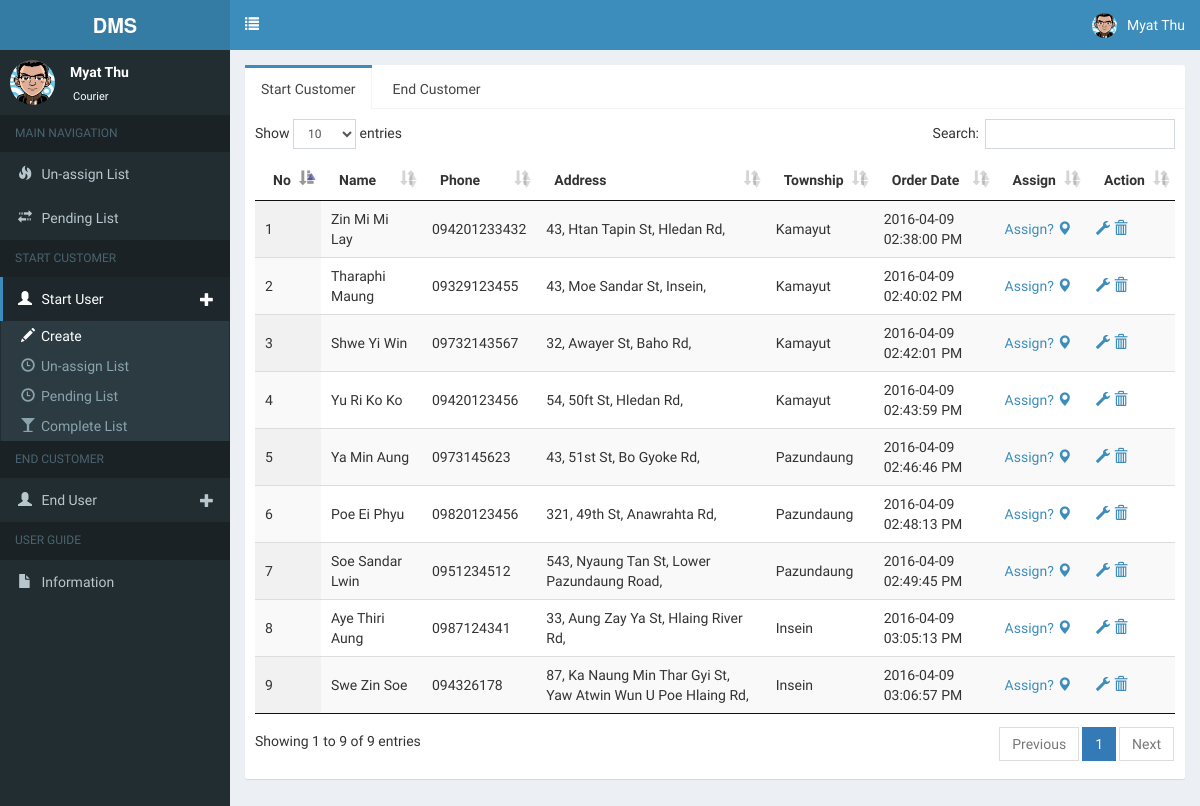
/index.php/customer (signed in), run on the app's committed database.
### tables this page shows
CREATE TABLE `customer` (
  `id` int(11) NOT NULL,
  `name` varchar(50) NOT NULL,
  `township_id` int(11) NOT NULL,
  `home_no` varchar(20) NOT NULL,
  `street` varchar(50) NOT NULL,
  `road` varchar(50) NOT NULL,
  `quarter` varchar(50) NOT NULL,
  `drop_point_id` int(11) NOT NULL,
  `timestamp` varchar(50) NOT NULL,
  `phone` varchar(20) NOT NULL,
  `description` varchar(255) DEFAULT NULL,
  `customer_type` char(1) NOT NULL,
  `deleted` tinyint(1) NOT NULL DEFAULT '0',
  `done_status` tinyint(1) NOT NULL DEFAULT '0'
);

CREATE TABLE `township` (
  `id` int(11) NOT NULL,
  `code` varchar(20) NOT NULL,
  `township` varchar(50) NOT NULL,
  `latitude` varchar(100) NOT NULL,
  `longitude` varchar(100) NOT NULL
);

### application/controllers/Customer.php (called while the page is built, shortened)
<?php
class Customer extends MY_Controller
{
	function __construct()
	{
	    $this->load->model('main_model');
	    $this->load->model('customer_model');
	    $this->load->model('assign_model');
	    $this->load->model('sub_model');
	    $this->load->model('order_model');
	}
	public function index()
	{
		$this->browse('unassign');
	}
	public function browse($status='')
	{
		$header=$this->config->item('header');
		$footer=$this->config->item('footer');
		$this->load->view($header);
		$data['township']=$this->main_model->get_all_township();
		if($status=='start_unassign')
		{
			$data['page_label_1']="Un-Assign List";
			$data['page_label_2']="Start Customer";
			$start='s';
			$data['query']=$this->customer_model->unassign($start);
			$view_on=$this->config->item('start_unassign');
		}
		elseif ($status=='end_unassign')
		{
			$data['page_label_1']="Un-Assign List";
			$data['page_label_2']="End Customer";
			$start='e';
			$data['query']=$this->customer_model->unassign($start);
			$view_on=$this->config->item('end_unassign');
		}
		elseif ($status=='end_pending')
		{
			$data['page_label_1']="Pending List";
			$data['page_label_2']="End Customer";
			$start='e';
			$data['query']=$this->customer_model->pending($start);
			$view_on=$this->config->item('end_pending');
		}
		elseif($status=='unassign')
		{
			$data['page_label_2']="Un-Assign List";
			$start='s';
			$data['start_unassign']=$this->customer_model->unassign($start);
			$end='e';
			$data['end_unassign']=$this->customer_model->unassign($end);
			$view_on=$this->config->item('unassign2');
		}
	    $this->load->view($view_on,$data);
		$this->load->view($footer);
	}
}

### index.php (called while the page is built, shortened)
<?php
require_once BASEPATH.'core/CodeIgniter.php';

### application/models/Customer_model.php (called while the page is built, shortened)
<?php
class Customer_model extends CI_Model {
	function unassign_check()
	{
		$this->db->select('customer_id');
		$this->db->from('assign');
		$query=$this->db->get();
		$all_assign=$query->result_array();
		foreach ($all_assign as $value)
		{
			$user_id_arr[]=$value['customer_id'];
		}
		return isset($user_id_arr)?$user_id_arr:null;
	}
	function unassign($status)
	{
		$customer_id=$this->unassign_check();
		$this->db->select('*,customer.id as customer_id');
		$this->db->from('customer');
		$this->db->join('township',"township.id =customer.township_id");
		$this->db->where('customer_type',$status);
		$this->db->where('customer.done_status',0);
		$this->db->where_not_in('customer.id', $customer_id);
		$query=$this->db->get();
		return $query->result_array();
	}
}

### application/views/front_end/customer/unassign2.php (the view, shortened to what this page needs)
<?php
  $datatable_bootstrap_css=$this->config->item('datatable_bootstrap_css');
  $datatable_jquery_css=$this->config->item('datatable_jquery_css');
  $assign_controller=$this->config->item('assign_controller');
?>
<link href="<?php echo base_url($datatable_bootstrap_css); ?>" rel="stylesheet" type="text/css" />
<link href="<?php echo base_url($datatable_jquery_css); ?>" rel="stylesheet" type="text/css" />
<div class="content-wrapper">
<section class="content">
<div class="nav-tabs-custom">
                <ul class="nav nav-tabs">
                  <li class="active"><a href="#tab_1" data-toggle="tab">Start Customer</a></li>
                  <li><a href="#tab_2" data-toggle="tab">End Customer</a></li>
                </ul>
                <div class="tab-content">
                  <div class="tab-pane active" id="tab_1">
                    <table id="" class="display">
                      <thead>
                        <tr>
                          <th>No</th>
                          <th>Name</th>
                          <th>Phone</th>
                          <th>Address</th>
                          <th>Township</th>
                          <th>Order Date</th>
                          <th>Assign</th>
                          <th>Action</th>
                        </tr>
                      </thead>
                      <tbody>
                      <?php $i=1; ?>
                      <?php  foreach ($start_unassign as $val): ?>
                        <tr>
                          <td><?=$i?></td>
                          <td><?=$val['name']?></td>
                          <td><?=$val['phone']?></td>
                          <td>
                            <?php
                              echo $val['home_no'].", ".$val['street'].", ".$val['road'].", ".$val['quarter'];
                            ?>
                          </td>
                          <td><?=$val['township']?></td>
                          <td><?=$val['timestamp']?></td>
                         <?php $toAssignController=$assign_controller."/unassign/".$val['customer_id'];?>
                          <td><a href="<?=base_url($toAssignController)?>">Assign?  <i class="glyphicon glyphicon-map-marker"></i> </a></td>
                          <td>
                            <a href="#" data-toggle="modal" data-target="#myModal<?=$val['customer_id']?>">
                              <i class="glyphicon glyphicon-wrench"></i>
                            </a>
                            <a href="#" onClick="alert('Comming Soon')"> <i class="glyphicon glyphicon-trash"></i> </a>
                          </td>
                        </tr>
                      <?php $i++; ?>
                      <?php endforeach; ?>
                      </tbody>
                  </table>
                  </div>
              </div>
              </div>
</section>
</div>

### data on the page
customer: name "Zin Mi Mi Lay", phone "094201233432", home_no "43", street "Htan Tapin St", road "Hledan Rd", township.township "Kamayut", timestamp "2016-04-09 02:38:00 PM"
customer: name "Tharaphi Maung", phone "09329123455", home_no "43", street "Moe Sandar St", road "Insein", township.township "Kamayut", timestamp "2016-04-09 02:40:02 PM"
customer: name "Shwe Yi Win", phone "09732143567", home_no "32", street "Awayer St", road "Baho Rd", township.township "Kamayut", timestamp "2016-04-09 02:42:01 PM"
customer: name "Yu Ri Ko Ko", phone "09420123456", home_no "54", street "50ft St", road "Hledan Rd", township.township "Kamayut", timestamp "2016-04-09 02:43:59 PM"
customer: name "Ya Min Aung", phone "0973145623", home_no "43", street "51st St", road "Bo Gyoke Rd", township.township "Pazundaung", timestamp "2016-04-09 02:46:46 PM"
customer: name "Poe Ei Phyu", phone "09820123456", home_no "321", street "49th St", road "Anawrahta Rd", township.township "Pazundaung", timestamp "2016-04-09 02:48:13 PM"
customer: name "Soe Sandar Lwin", phone "0951234512", home_no "543", street "Nyaung Tan St", road "Lower Pazundaung Road", township.township "Pazundaung", timestamp "2016-04-09 02:49:45 PM"
customer: name "Aye Thiri Aung", phone "0987124341", home_no "33", street "Aung Zay Ya St", road "Hlaing River Rd", township.township "Insein", timestamp "2016-04-09 03:05:13 PM"
customer: name "Swe Zin Soe", phone "094326178", home_no "87", street "Ka Naung Min Thar Gyi St", road "Yaw Atwin Wun U Poe Hlaing Rd", township.township "Insein", timestamp "2016-04-09 03:06:57 PM"

### other printed values
$username "Myat Thu"
$position "Courier"
